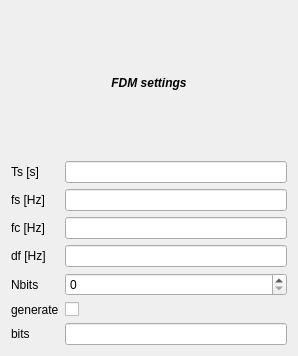
<?xml version="1.0" encoding="UTF-8"?>
<ui version="4.0">
 <class>fdmWidget</class>
 <widget class="QWidget" name="fdmWidget">
  <property name="geometry">
   <rect>
    <x>0</x>
    <y>0</y>
    <width>298</width>
    <height>356</height>
   </rect>
  </property>
  <property name="windowTitle">
   <string>Form</string>
  </property>
  <layout class="QVBoxLayout" name="verticalLayout_2">
   <item>
    <layout class="QVBoxLayout" name="verticalLayout">
     <item>
      <widget class="QLabel" name="label">
       <property name="text">
        <string>&lt;html&gt;&lt;head/&gt;&lt;body&gt;&lt;p align=&quot;center&quot;&gt;&lt;span style=&quot; font-weight:600; font-style:italic;&quot;&gt;FDM settings&lt;/span&gt;&lt;/p&gt;&lt;/body&gt;&lt;/html&gt;</string>
       </property>
      </widget>
     </item>
    </layout>
   </item>
   <item>
    <layout class="QFormLayout" name="formLayout">
     <item row="0" column="0">
      <widget class="QLabel" name="TsWidget">
       <property name="toolTip">
        <string>symbol duration</string>
       </property>
       <property name="text">
        <string>Ts [s]</string>
       </property>
      </widget>
     </item>
     <item row="0" column="1">
      <widget class="QLineEdit" name="TsInput">
       <property name="toolTip">
        <string/>
       </property>
       <property name="statusTip">
        <string/>
       </property>
      </widget>
     </item>
     <item row="1" column="0">
      <widget class="QLabel" name="fsWidget">
       <property name="toolTip">
        <string>sampling frequence used by encode</string>
       </property>
       <property name="text">
        <string>fs [Hz]</string>
       </property>
      </widget>
     </item>
     <item row="1" column="1">
      <widget class="QLineEdit" name="fsInput">
       <property name="toolTip">
        <string/>
       </property>
      </widget>
     </item>
     <item row="2" column="0">
      <widget class="QLabel" name="fcWidget">
       <property name="toolTip">
        <string>carrier frequence</string>
       </property>
       <property name="text">
        <string>fc [Hz]</string>
       </property>
      </widget>
     </item>
     <item row="2" column="1">
      <widget class="QLineEdit" name="fcInput">
       <property name="toolTip">
        <string/>
       </property>
      </widget>
     </item>
     <item row="3" column="0">
      <widget class="QLabel" name="dfWidget">
       <property name="toolTip">
        <string>frequency spacing</string>
       </property>
       <property name="text">
        <string>df [Hz]</string>
       </property>
      </widget>
     </item>
     <item row="3" column="1">
      <widget class="QLineEdit" name="dfInput"/>
     </item>
     <item row="4" column="0">
      <widget class="QLabel" name="NbitsWidget">
       <property name="toolTip">
        <string>number of bits to encode</string>
       </property>
       <property name="text">
        <string>Nbits</string>
       </property>
      </widget>
     </item>
     <item row="4" column="1">
      <widget class="QSpinBox" name="NbitsInput">
       <property name="toolTip">
        <string/>
       </property>
      </widget>
     </item>
     <item row="5" column="0">
      <widget class="QLabel" name="generateWidget">
       <property name="toolTip">
        <string>sets whether to generate random bit sequence for encode</string>
       </property>
       <property name="text">
        <string>generate</string>
       </property>
      </widget>
     </item>
     <item row="5" column="1">
      <widget class="QCheckBox" name="generateInput">
       <property name="toolTip">
        <string/>
       </property>
       <property name="text">
        <string/>
       </property>
      </widget>
     </item>
     <item row="6" column="0">
      <widget class="QLabel" name="bitsWidget">
       <property name="toolTip">
        <string>sets input bit sequence to encode</string>
       </property>
       <property name="text">
        <string>bits</string>
       </property>
      </widget>
     </item>
     <item row="6" column="1">
      <widget class="QLineEdit" name="bitsInput">
       <property name="acceptDrops">
        <bool>false</bool>
       </property>
       <property name="toolTip">
        <string/>
       </property>
      </widget>
     </item>
    </layout>
   </item>
  </layout>
 </widget>
 <resources/>
 <connections/>
</ui>
